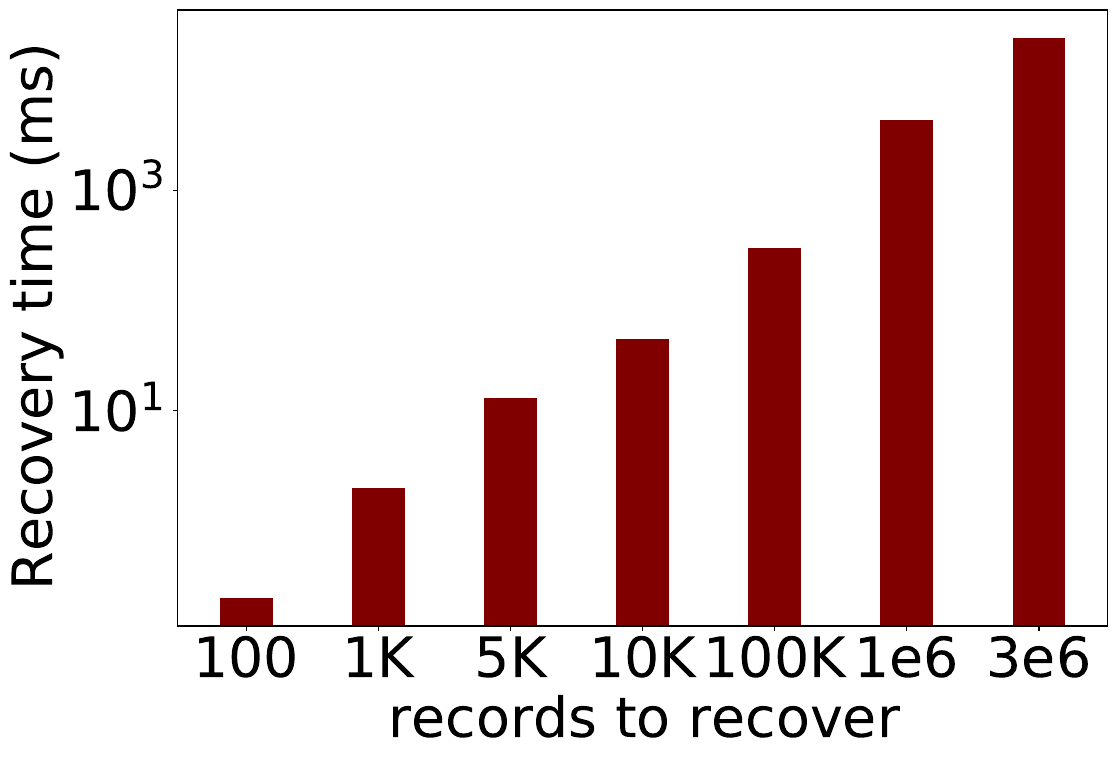

The Python source for this figure:
import numpy as np
import matplotlib.pyplot as plt

plt.rcParams["figure.figsize"] = (100, 50)
plt.rcParams.update({'font.size': 40})


# creating the dataset
data = {'100':0.2, '1K':2, '5K':13,
        '10K':45, '100K':297, '1e6':4300, "3e6":24000}

courses = list(data.keys())
values = list(data.values())

fig = plt.figure(figsize = (12, 8))

# creating the bar plot
plt.bar(courses, values, color ='maroon',
        width = 0.4, label="Write latency")


plt.yscale("log")

plt.xlabel("records to recover")
plt.ylabel("Recovery time (ms)")
#plt.title("")
plt.savefig("recovery.pdf", bbox_inches='tight', dpi = 500)

